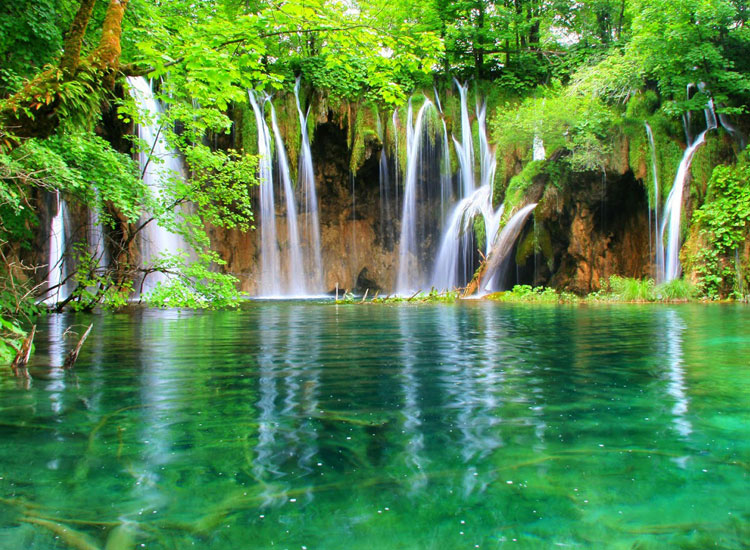
#> input picture 2.jpg, 750 x 550 px, found by its file name
$ python countour.py
#> lines starting #> are read from the running program, lines starting #| are printed output that depends on the picture; after the words box and inside, x2 and y2 are one past the last pixel; in counts of white or black regions, pixels touching at a corner belong together
import cv2
import numpy as np

img = cv2.imread('picture/2.jpg')
#> img is the input picture: shape (550, 750, 3); mean B, G, R 75, 135.4, 84.1
cv2.imshow('img', img)

blank = np.zeros(img.shape,dtype='uint8')
cv2.imshow('blank', blank)

gray = cv2.cvtColor(img,cv2.COLOR_BGR2GRAY)
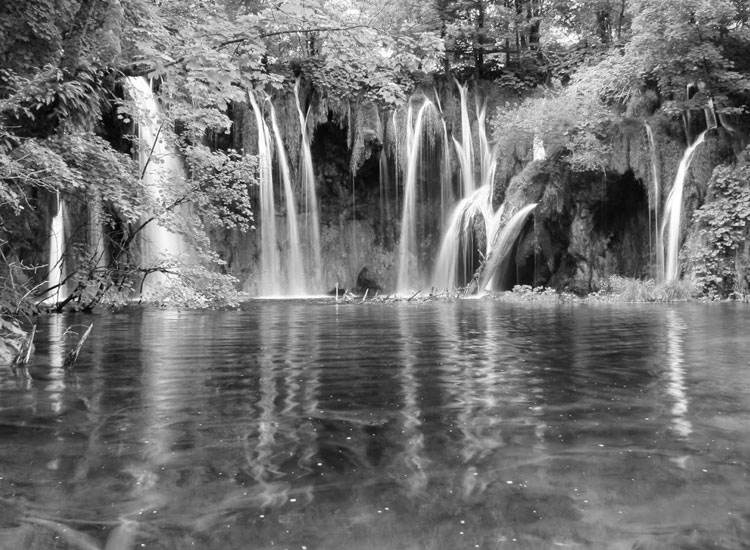
#> gray: shape (550, 750); min 0, max 255, mean 113.2
cv2.imshow('Gray', gray)

blur = cv2.GaussianBlur(gray,(5,5), cv2.BORDER_DEFAULT)
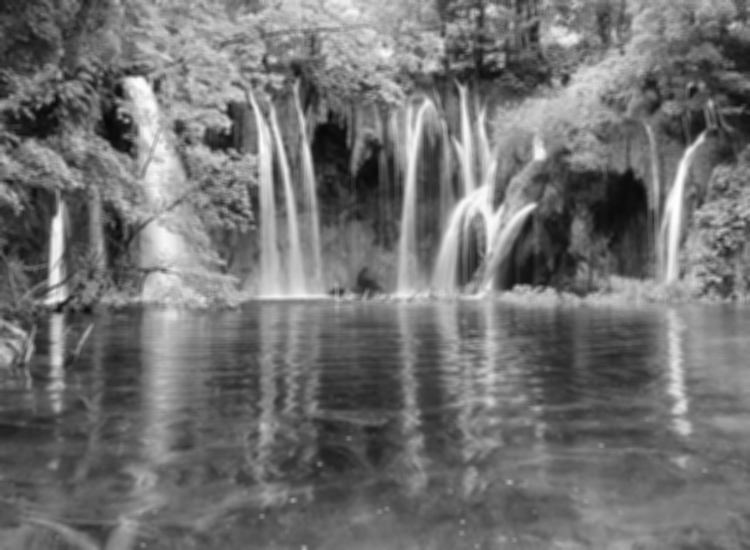
#> blur: shape (550, 750); min 7, max 254, mean 113.2
cv2.imshow('blur',blur)

candy = cv2.Canny(blur,125,125)
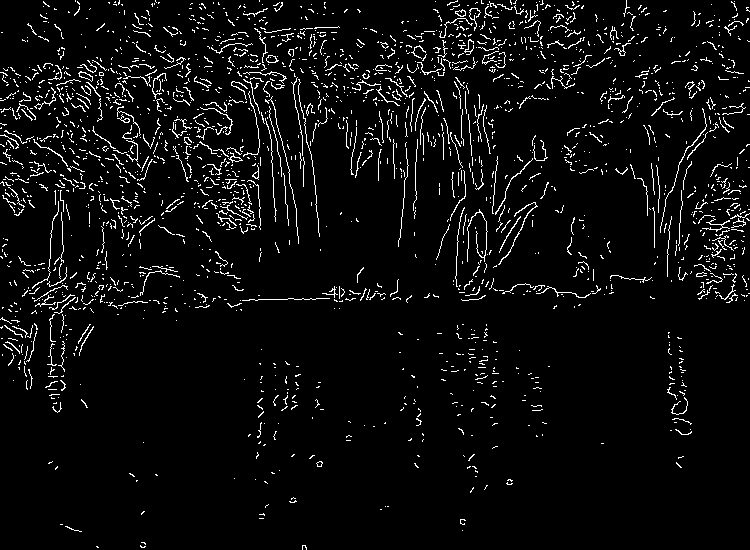
#> candy: shape (550, 750); 4.9% white in thin lines or dots
cv2.imshow('canny edge', candy)

ret, thresd = cv2.threshold(gray,125,255,cv2.THRESH_BINARY)
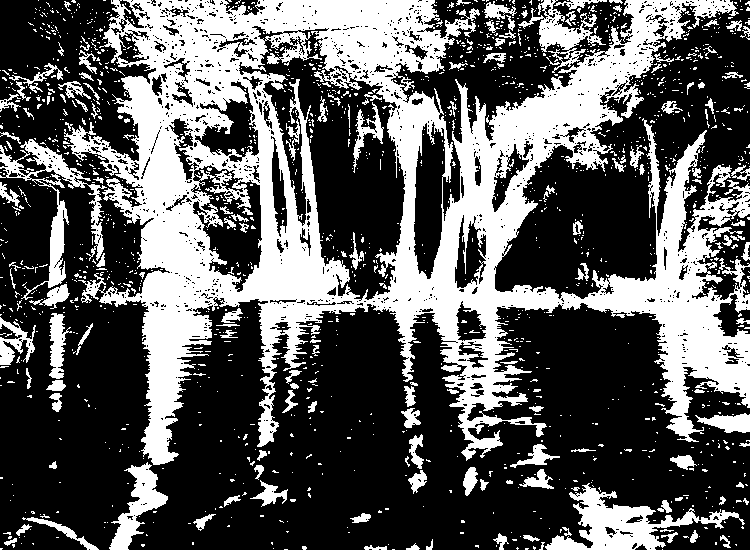
#> thresd: shape (550, 750); 35.8% white; 1556 white regions (1395 under 20 px)
cv2.imshow('thresd', thresd)

coutour, hierarchies = cv2.findContours(thresd, cv2.RETR_TREE, cv2.CHAIN_APPROX_SIMPLE)
#> coutour = 3230 contours, 2943 with area under 20; largest, box (x1, y1, x2, y2) and area: (64, 0, 750, 465) 154269, (238, 27, 406, 301) 21413, (191, 175, 263, 293) 4534, (545, 483, 745, 550) 4169, (413, 121, 446, 280) 3745
print(len(coutour))
#| 3230
cv2.drawContours(blank,coutour,-1,(0,0,255),2)
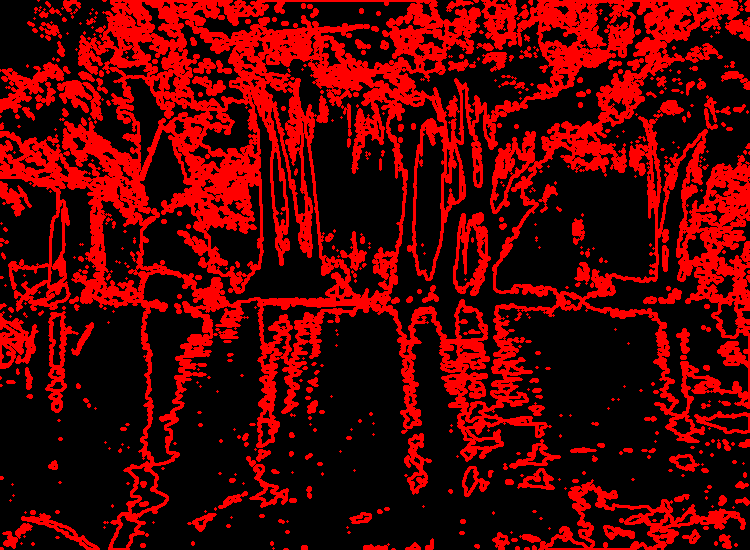
#> blank: shape (550, 750, 3); mean of channels 0, 1, 2 0, 0, 84.2; drawn as B, G, R
# cv2.imshow('blankk', blank)

cv2.waitKey(0)

$ run again, with 10.jpg copied over 2.jpg
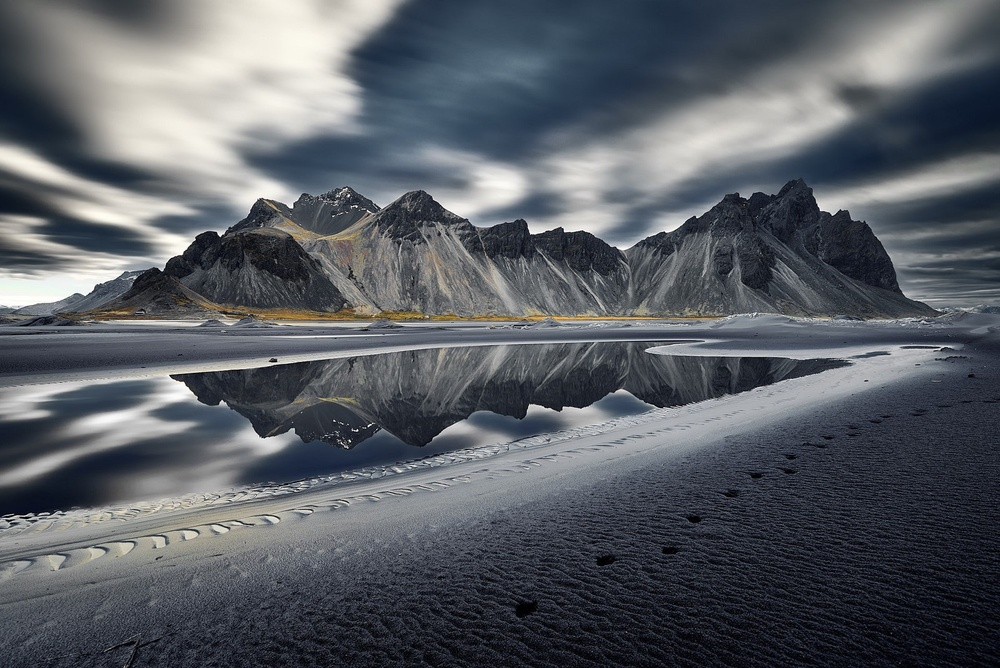
#> input picture 10.jpg, 1000 x 668 px, shrunk from 1600 x 1068 before the run, found by its file name
#> img is the input picture: shape (668, 1000, 3); mean B, G, R 100.7, 94.3, 89.9
#> candy: shape (668, 1000); 1.6% white in thin lines or dots
#> `ret, thresd = cv2.threshold(gray,125,255,cv2.THRESH_BINARY)`:
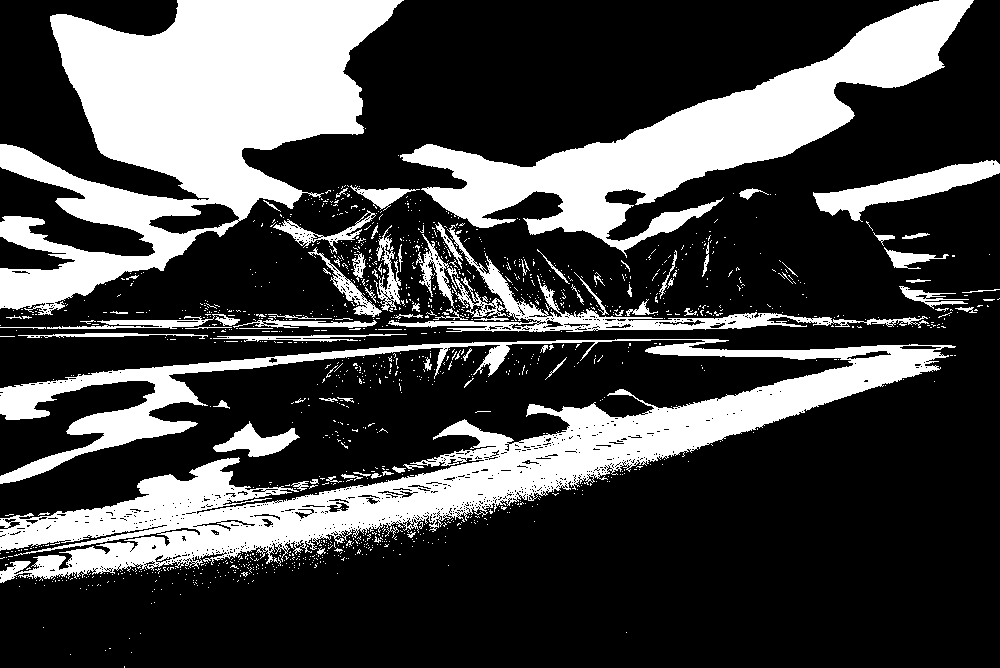
#> thresd: shape (668, 1000); 27.7% white; 1374 white regions (1290 under 20 px)
#> coutour = 2823 contours, 2696 with area under 20; largest, box (x1, y1, x2, y2) and area: (0, 339, 956, 583) 61394, (0, 0, 404, 315) 59998, (400, 0, 974, 258) 36190, (388, 225, 929, 332) 6104, (813, 160, 1000, 222) 3701
#| 2823
#> `cv2.drawContours(blank,coutour,-1,(0,0,255),2)`:
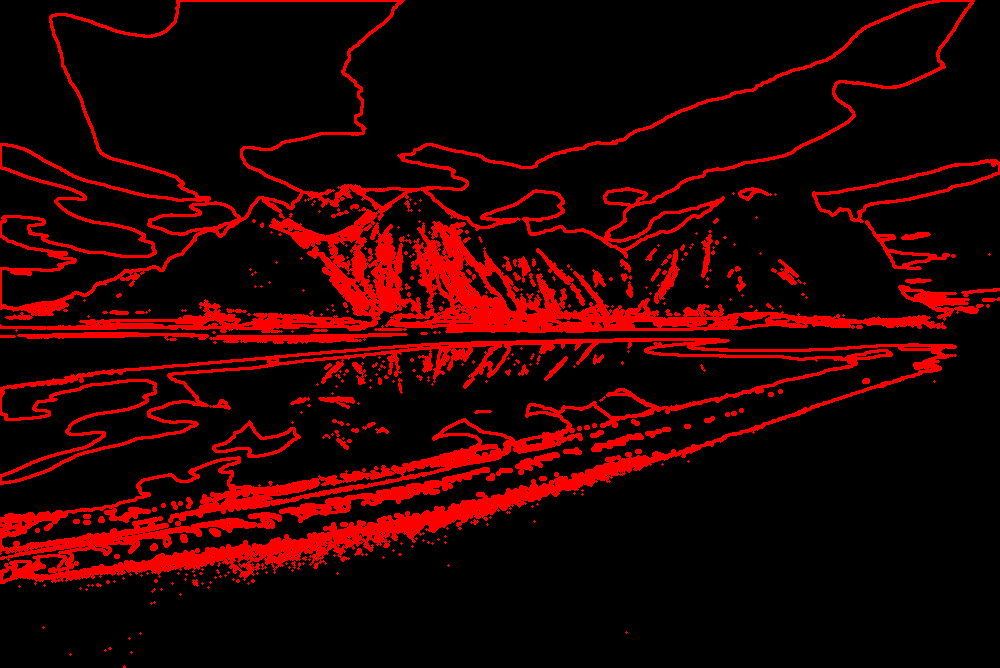
#> blank: shape (668, 1000, 3); mean of channels 0, 1, 2 0, 0, 37.1; drawn as B, G, R
